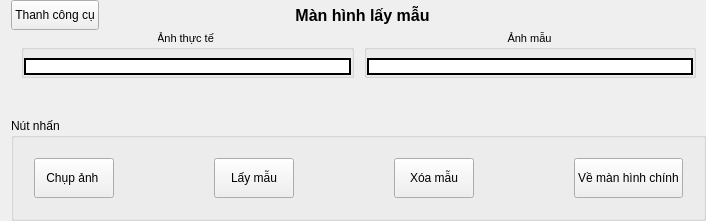
        <widget class="QWidget" name="window_3">
         <layout class="QGridLayout" name="gridLayout_18">
          <property name="topMargin">
           <number>0</number>
          </property>
          <property name="rightMargin">
           <number>0</number>
          </property>
          <property name="bottomMargin">
           <number>0</number>
          </property>
          <property name="spacing">
           <number>0</number>
          </property>
          <item row="1" column="0">
           <widget class="QWidget" name="widget_3" native="true">
            <property name="sizePolicy">
             <sizepolicy hsizetype="Expanding" vsizetype="Expanding">
              <horstretch>0</horstretch>
              <verstretch>0</verstretch>
             </sizepolicy>
            </property>
            <layout class="QGridLayout" name="gridLayout_17">
             <property name="leftMargin">
              <number>0</number>
             </property>
             <property name="topMargin">
              <number>0</number>
             </property>
             <property name="rightMargin">
              <number>0</number>
             </property>
             <property name="bottomMargin">
              <number>0</number>
             </property>
             <property name="spacing">
              <number>0</number>
             </property>
             <item row="0" column="0">
              <spacer name="horizontalSpacer_9">
               <property name="orientation">
                <enum>Qt::Horizontal</enum>
               </property>
               <property name="sizeType">
                <enum>QSizePolicy::Minimum</enum>
               </property>
               <property name="sizeHint" stdset="0">
                <size>
                 <width>10</width>
                 <height>20</height>
                </size>
               </property>
              </spacer>
             </item>
             <item row="0" column="1">
              <widget class="QGroupBox" name="groupBox_6">
               <property name="font">
                <font>
                 <pointsize>8</pointsize>
                </font>
               </property>
               <property name="title">
                <string>Ảnh thực tế </string>
               </property>
               <property name="alignment">
                <set>Qt::AlignCenter</set>
               </property>
               <layout class="QGridLayout" name="gridLayout_15">
                <property name="leftMargin">
                 <number>0</number>
                </property>
                <property name="rightMargin">
                 <number>0</number>
                </property>
                <property name="bottomMargin">
                 <number>0</number>
                </property>
                <property name="spacing">
                 <number>0</number>
                </property>
                <item row="0" column="0">
                 <widget class="QLabel" name="show_pic_real_sample">
                  <property name="sizePolicy">
                   <sizepolicy hsizetype="Expanding" vsizetype="Preferred">
                    <horstretch>0</horstretch>
                    <verstretch>0</verstretch>
                   </sizepolicy>
                  </property>
                  <property name="styleSheet">
                   <string notr="true">background-color: rgb(255, 255, 255);
border: 2px solid black;</string>
                  </property>
                  <property name="text">
                   <string/>
                  </property>
                 </widget>
                </item>
               </layout>
              </widget>
             </item>
             <item row="0" column="2">
              <spacer name="horizontalSpacer_10">
               <property name="orientation">
                <enum>Qt::Horizontal</enum>
               </property>
               <property name="sizeType">
                <enum>QSizePolicy::Minimum</enum>
               </property>
               <property name="sizeHint" stdset="0">
                <size>
                 <width>10</width>
                 <height>20</height>
                </size>
               </property>
              </spacer>
             </item>
             <item row="0" column="3">
              <widget class="QGroupBox" name="groupBox_7">
               <property name="font">
                <font>
                 <pointsize>8</pointsize>
                </font>
               </property>
               <property name="title">
                <string>Ảnh mẫu</string>
               </property>
               <property name="alignment">
                <set>Qt::AlignCenter</set>
               </property>
               <layout class="QGridLayout" name="gridLayout_16">
                <property name="leftMargin">
                 <number>0</number>
                </property>
                <property name="rightMargin">
                 <number>0</number>
                </property>
                <property name="bottomMargin">
                 <number>0</number>
                </property>
                <property name="spacing">
                 <number>0</number>
                </property>
                <item row="0" column="0">
                 <widget class="QLabel" name="show_pic_sample_sample">
                  <property name="sizePolicy">
                   <sizepolicy hsizetype="Expanding" vsizetype="Preferred">
                    <horstretch>0</horstretch>
                    <verstretch>0</verstretch>
                   </sizepolicy>
                  </property>
                  <property name="styleSheet">
                   <string notr="true">background-color: rgb(255, 255, 255);
border: 2px solid black;</string>
                  </property>
                  <property name="text">
                   <string/>
                  </property>
                 </widget>
                </item>
               </layout>
              </widget>
             </item>
             <item row="0" column="4">
              <spacer name="horizontalSpacer_11">
               <property name="orientation">
                <enum>Qt::Horizontal</enum>
               </property>
               <property name="sizeType">
                <enum>QSizePolicy::Minimum</enum>
               </property>
               <property name="sizeHint" stdset="0">
                <size>
                 <width>10</width>
                 <height>20</height>
                </size>
               </property>
              </spacer>
             </item>
            </layout>
           </widget>
          </item>
          <item row="0" column="0">
           <layout class="QFormLayout" name="formLayout_6">
            <property name="horizontalSpacing">
             <number>0</number>
            </property>
            <property name="verticalSpacing">
             <number>0</number>
            </property>
            <property name="rightMargin">
             <number>80</number>
            </property>
            <item row="0" column="0">
             <widget class="QPushButton" name="but_tool_sample">
              <property name="minimumSize">
               <size>
                <width>0</width>
                <height>30</height>
               </size>
              </property>
              <property name="text">
               <string>Thanh công cụ</string>
              </property>
              <property name="icon">
               <iconset resource="icons.qrc">
                <normaloff>:/icon/icons/Navigation-Menu-1--Streamline-Ultimate.png</normaloff>:/icon/icons/Navigation-Menu-1--Streamline-Ultimate.png</iconset>
              </property>
              <property name="checkable">
               <bool>false</bool>
              </property>
             </widget>
            </item>
            <item row="0" column="1">
             <widget class="QLabel" name="label_10">
              <property name="sizePolicy">
               <sizepolicy hsizetype="Minimum" vsizetype="Minimum">
                <horstretch>0</horstretch>
                <verstretch>0</verstretch>
               </sizepolicy>
              </property>
              <property name="font">
               <font>
                <pointsize>12</pointsize>
                <weight>75</weight>
                <bold>true</bold>
               </font>
              </property>
              <property name="text">
               <string>Màn hình lấy mẫu</string>
              </property>
              <property name="alignment">
               <set>Qt::AlignCenter</set>
              </property>
             </widget>
            </item>
           </layout>
          </item>
          <item row="3" column="0">
           <widget class="QGroupBox" name="groupBox_8">
            <property name="title">
             <string>Nút nhấn</string>
            </property>
            <layout class="QHBoxLayout" name="horizontalLayout_4">
             <property name="spacing">
              <number>100</number>
             </property>
             <property name="leftMargin">
              <number>20</number>
             </property>
             <property name="topMargin">
              <number>20</number>
             </property>
             <property name="rightMargin">
              <number>20</number>
             </property>
             <property name="bottomMargin">
              <number>20</number>
             </property>
             <item>
              <widget class="QPushButton" name="but_take_sample">
               <property name="minimumSize">
                <size>
                 <width>0</width>
                 <height>40</height>
                </size>
               </property>
               <property name="text">
                <string>Chụp ảnh </string>
               </property>
               <property name="icon">
                <iconset resource="icons.qrc">
                 <normaloff>:/icon/icons/Paginate-Filter-Camera--Streamline-Ultimate.png</normaloff>:/icon/icons/Paginate-Filter-Camera--Streamline-Ultimate.png</iconset>
               </property>
              </widget>
             </item>
             <item>
              <widget class="QPushButton" name="but_sample_sample">
               <property name="minimumSize">
                <size>
                 <width>0</width>
                 <height>40</height>
                </size>
               </property>
               <property name="text">
                <string>Lấy mẫu</string>
               </property>
               <property name="icon">
                <iconset resource="icons.qrc">
                 <normaloff>:/icon/icons/Check--Streamline-Ultimate.png</normaloff>:/icon/icons/Check--Streamline-Ultimate.png</iconset>
               </property>
              </widget>
             </item>
             <item>
              <widget class="QPushButton" name="but_clear_sample">
               <property name="minimumSize">
                <size>
                 <width>0</width>
                 <height>40</height>
                </size>
               </property>
               <property name="text">
                <string>Xóa mẫu</string>
               </property>
               <property name="icon">
                <iconset resource="icons.qrc">
                 <normaloff>:/icon/icons/Bin-1--Streamline-Ultimate.png</normaloff>:/icon/icons/Bin-1--Streamline-Ultimate.png</iconset>
               </property>
              </widget>
             </item>
             <item>
              <widget class="QPushButton" name="but_back_home_sample">
               <property name="minimumSize">
                <size>
                 <width>0</width>
                 <height>40</height>
                </size>
               </property>
               <property name="text">
                <string>Về màn hình chính</string>
               </property>
               <property name="icon">
                <iconset resource="icons.qrc">
                 <normaloff>:/icon/icons/Move-Left--Streamline-Ultimate.png</normaloff>:/icon/icons/Move-Left--Streamline-Ultimate.png</iconset>
               </property>
              </widget>
             </item>
            </layout>
           </widget>
          </item>
          <item row="2" column="0">
           <spacer name="verticalSpacer_10">
            <property name="orientation">
             <enum>Qt::Vertical</enum>
            </property>
            <property name="sizeType">
             <enum>QSizePolicy::Minimum</enum>
            </property>
            <property name="sizeHint" stdset="0">
             <size>
              <width>20</width>
              <height>40</height>
             </size>
            </property>
           </spacer>
          </item>
         </layout>
        </widget>
